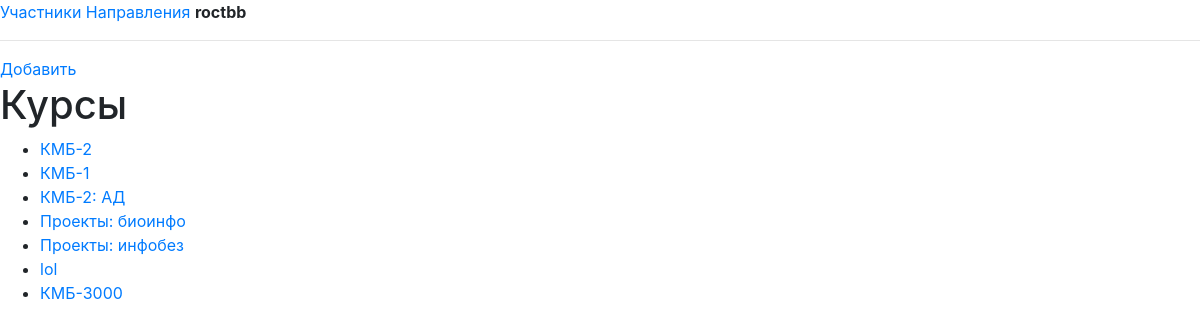
The app's page /courses (signed in), older data.
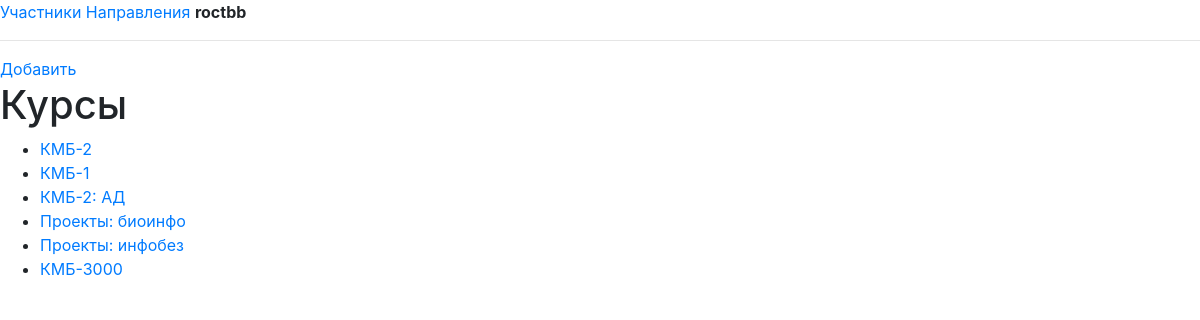
The same page, newer data.
### crm/models.py (models this page shows, shortened)
class Course(models.Model):
    name = models.CharField(max_length=255)
    teacher = models.CharField(max_length=100)

### crm/views.py (the view)
# urls.py: path('courses', index_course),
def index_course(request):
    if not request.user.is_authenticated:
        return redirect('/login')
    courses = Course.objects.all()
    return render(request, 'all_courses.html', {'courses': courses})

### crm/templates/all_courses.html (shortened to what this page needs)
{% extends 'base.html' %}
{% block content %}
<a href="/add_course">Добавить</a>
<h1>Курсы</h1>
<ul>
    {% for course in courses %}
        <li><a href="/course?id={{ course.id }}">
            {{ course.name }} </a>
        </li>
    {% endfor %}
</ul>
{% endblock %}

### crm/templates/base.html (shortened to what this page needs)
<!DOCTYPE html>
<html lang="en">
<head>
    <link rel="stylesheet" href="https://stackpath.bootstrapcdn.com/bootstrap/4.3.1/css/bootstrap.min.css">
<link rel="stylesheet" href="https://stackpath.bootstrapcdn.com/bootstrap/4.3.1/css/bootstrap.min.js">
</head>
<body>
<a href="/">Участники</a>
<a href="/courses">Направления</a>
<strong>{{ user.username }}</strong>
<hr>
{% block content %}
{% endblock %}
</body>
</html>

Row changes from the older to the newer data that the page shows:
removed Course: name "lol"
